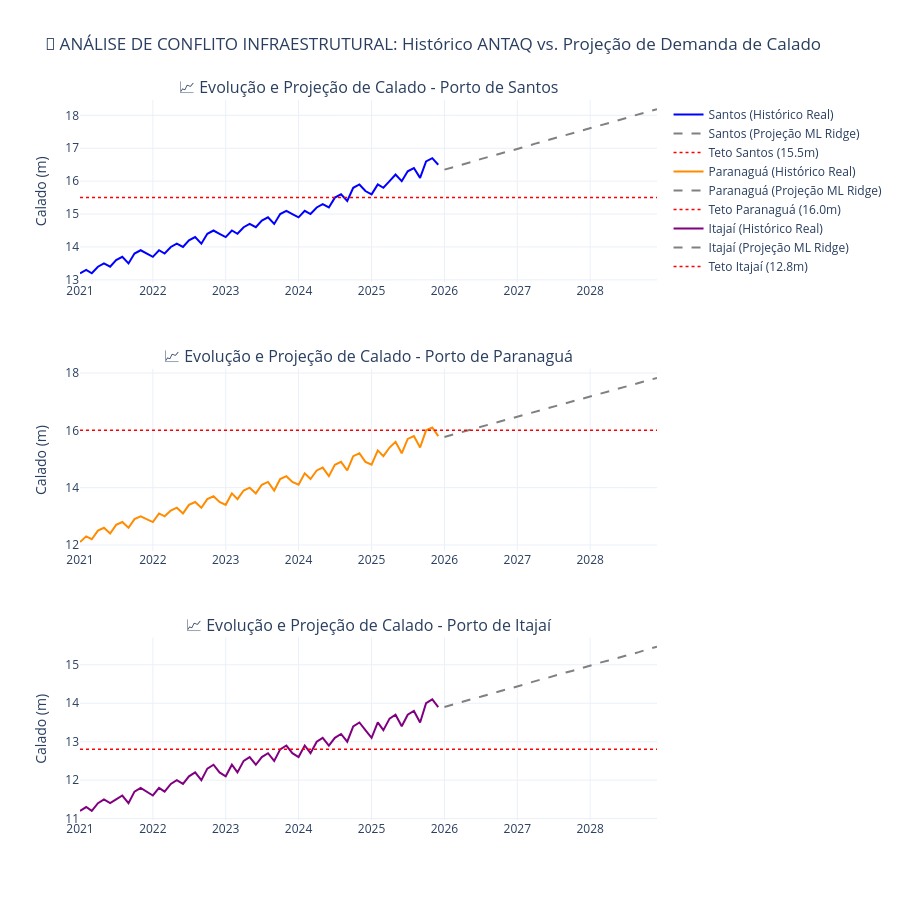

Notebook source saved alongside this figure:
### Markdown cell above
## 8. Visualização Científica dos Dados e Pontos de Conflito
Os gráficos abaixo provam visualmente o comportamento empírico dos dados históricos e o exato momento na linha temporal contínua onde a rampa de projeção do calado intercepta a linha vermelha de restrição técnica/homologada da autoridade portuária.

### Code cell
# ==============================================================================
# 11. GRÁFICOS COMPROVATÓRIOS: EVOLUÇÃO HISTÓRICA E PROJEÇÃO INDIVIDUAL
# ==============================================================================
from plotly.subplots import make_subplots
import plotly.graph_objects as go

cores_portos = {'Santos': 'blue', 'Paranaguá': 'darkorange', 'Itajaí': 'purple'}
fig_evolucao = make_subplots(rows=3, cols=1, shared_xaxes=False, vertical_spacing=0.12,
                             subplot_titles=[f"📈 Evolução e Projeção de Calado - Porto de {p}" for p in tetos_operacionais.keys()])

linha_row = 1
for porto, teto in tetos_operacionais.items():
    df_hist = df_portos[df_portos['porto'] == porto].sort_values('tempo_continuo')
    datas_hist = df_hist['ano'].astype(str) + '-' + df_hist['mes'].astype(str).str.zfill(2)
    
    fig_evolucao.add_trace(go.Scatter(x=datas_hist, y=df_hist['calado_maximo'], mode='lines', name=f'{porto} (Histórico Real)', line=dict(color=cores_portos[porto], width=2)), row=linha_row, col=1)
    
    df_proj_sub = df_projecao_total[df_projecao_total['Porto'] == porto]
    fig_evolucao.add_trace(go.Scatter(x=df_proj_sub['Data_Formatada'], y=df_proj_sub['Calado_Projetado'], mode='lines', name=f'{porto} (Projeção ML Ridge)', line=dict(color='gray', width=2, dash='dash')), row=linha_row, col=1)
    
    eixo_x_total = list(datas_hist) + list(df_proj_sub['Data_Formatada'])
    fig_evolucao.add_trace(go.Scatter(x=eixo_x_total, y=[teto] * len(eixo_x_total), mode='lines', name=f'Teto {porto} ({teto}m)', line=dict(color='red', width=1.5, dash='dot')), row=linha_row, col=1)
    
    fig_evolucao.update_yaxes(title_text="Calado (m)", row=linha_row, col=1)
    linha_row += 1

fig_evolucao.update_layout(title='📌 ANÁLISE DE CONFLITO INFRAESTRUTURAL: Histórico ANTAQ vs. Projeção de Demanda de Calado', height=900, template='plotly_white', showlegend=True)
fig_evolucao.show()

### Figure 1 — Plotly figure (JSON) as saved in the notebook; plotly's stock layout.template omitted (floating-point values rounded to 4 significant figures)
{"data": [{"line": {"color": "blue", "width": 2}, "mode": "lines", "name": "Santos (Histórico Real)", "type": "scatter", "x": ["2021-01", "2021-02", "2021-03", "2021-04", "2021-05", "2021-06", "2021-07", "2021-08", "2021-09", "2021-10", "2021-11", "2021-12", "2022-01", "2022-02", "2022-03", "2022-04", "2022-05", "2022-06", "2022-07", "2022-08", "2022-09", "2022-10", "2022-11", "2022-12", "2023-01", "2023-02", "2023-03", "2023-04", "2023-05", "2023-06", "2023-07", "2023-08", "2023-09", "2023-10", "2023-11", "2023-12", "2024-01", "2024-02", "2024-03", "2024-04", "2024-05", "2024-06", "2024-07", "2024-08", "2024-09", "2024-10", "2024-11", "2024-12", "2025-01", "2025-02", "2025-03", "2025-04", "2025-05", "2025-06", "2025-07", "2025-08", "2025-09", "2025-10", "2025-11", "2025-12"], "xaxis": "x", "y": [13.2, 13.3, 13.2, 13.4, 13.5, 13.4, 13.6, 13.7, 13.5, 13.8, 13.9, 13.8, 13.7, 13.9, 13.8, 14.0, 14.1, 14.0, 14.2, 14.3, 14.1, 14.4, 14.5, 14.4, 14.3, 14.5, 14.4, 14.6, 14.7, 14.6, 14.8, 14.9, 14.7, 15.0, 15.1, 15.0, 14.9, 15.1, 15.0, 15.2, 15.3, 15.2, 15.5, 15.6, 15.4, 15.8, 15.9, 15.7, 15.6, 15.9, 15.8, 16.0, 16.2, 16.0, 16.3, 16.4, 16.1, 16.6, 16.7, 16.5], "yaxis": "y"}, {"line": {"color": "gray", "dash": "dash", "width": 2}, "mode": "lines", "name": "Santos (Projeção ML Ridge)", "type": "scatter", "x": ["2026-01", "2026-02", "2026-03", "2026-04", "2026-05", "2026-06", "2026-07", "2026-08", "2026-09", "2026-10", "2026-11", "2026-12", "2027-01", "2027-02", "2027-03", "2027-04", "2027-05", "2027-06", "2027-07", "2027-08", "2027-09", "2027-10", "2027-11", "2027-12", "2028-01", "2028-02", "2028-03", "2028-04", "2028-05", "2028-06", "2028-07", "2028-08", "2028-09", "2028-10", "2028-11", "2028-12"], "xaxis": "x", "y": [16.35, 16.4, 16.46, 16.51, 16.56, 16.61, 16.67, 16.72, 16.77, 16.82, 16.88, 16.93, 16.98, 17.03, 17.08, 17.14, 17.19, 17.24, 17.29, 17.35, 17.4, 17.45, 17.5, 17.56, 17.61, 17.66, 17.71, 17.77, 17.82, 17.87, 17.92, 17.98, 18.03, 18.08, 18.13, 18.19], "yaxis": "y"}, {"line": {"color": "red", "dash": "dot", "width": 1.5}, "mode": "lines", "name": "Teto Santos (15.5m)", "type": "scatter", "x": ["2021-01", "2021-02", "2021-03", "2021-04", "2021-05", "2021-06", "2021-07", "2021-08", "2021-09", "2021-10", "2021-11", "2021-12", "2022-01", "2022-02", "2022-03", "2022-04", "2022-05", "2022-06", "2022-07", "2022-08", "2022-09", "2022-10", "2022-11", "2022-12", "2023-01", "2023-02", "2023-03", "2023-04", "2023-05", "2023-06", "2023-07", "2023-08", "2023-09", "2023-10", "2023-11", "2023-12", "2024-01", "2024-02", "2024-03", "2024-04", "2024-05", "2024-06", "2024-07", "2024-08", "2024-09", "2024-10", "2024-11", "2024-12", "2025-01", "2025-02", "2025-03", "2025-04", "2025-05", "2025-06", "2025-07", "2025-08", "2025-09", "2025-10", "2025-11", "2025-12", "2026-01", "2026-02", "2026-03", "2026-04", "2026-05", "2026-06", "2026-07", "2026-08", "2026-09", "2026-10", "2026-11", "2026-12", "2027-01", "2027-02", "2027-03", "2027-04", "2027-05", "2027-06", "2027-07", "2027-08", "2027-09", "2027-10", "2027-11", "2027-12", "2028-01", "2028-02", "2028-03", "2028-04", "2028-05", "2028-06", "2028-07", "2028-08", "2028-09", "2028-10", "2028-11", "2028-12"], "xaxis": "x", "y": [15.5, 15.5, 15.5, 15.5, 15.5, 15.5, 15.5, 15.5, 15.5, 15.5, 15.5, 15.5, 15.5, 15.5, 15.5, 15.5, 15.5, 15.5, 15.5, 15.5, 15.5, 15.5, 15.5, 15.5, 15.5, 15.5, 15.5, 15.5, 15.5, 15.5, 15.5, 15.5, 15.5, 15.5, 15.5, 15.5, 15.5, 15.5, 15.5, 15.5, 15.5, 15.5, 15.5, 15.5, 15.5, 15.5, 15.5, 15.5, 15.5, 15.5, 15.5, 15.5, 15.5, 15.5, 15.5, 15.5, 15.5, 15.5, 15.5, 15.5, 15.5, 15.5, 15.5, 15.5, 15.5, 15.5, 15.5, 15.5, 15.5, 15.5, 15.5, 15.5, 15.5, 15.5, 15.5, 15.5, 15.5, 15.5, 15.5, 15.5, 15.5, 15.5, 15.5, 15.5, 15.5, 15.5, 15.5, 15.5, 15.5, 15.5, 15.5, 15.5, 15.5, 15.5, 15.5, 15.5], "yaxis": "y"}, {"line": {"color": "darkorange", "width": 2}, "mode": "lines", "name": "Paranaguá (Histórico Real)", "type": "scatter", "x": ["2021-01", "2021-02", "2021-03", "2021-04", "2021-05", "2021-06", "2021-07", "2021-08", "2021-09", "2021-10", "2021-11", "2021-12", "2022-01", "2022-02", "2022-03", "2022-04", "2022-05", "2022-06", "2022-07", "2022-08", "2022-09", "2022-10", "2022-11", "2022-12", "2023-01", "2023-02", "2023-03", "2023-04", "2023-05", "2023-06", "2023-07", "2023-08", "2023-09", "2023-10", "2023-11", "2023-12", "2024-01", "2024-02", "2024-03", "2024-04", "2024-05", "2024-06", "2024-07", "2024-08", "2024-09", "2024-10", "2024-11", "2024-12", "2025-01", "2025-02", "2025-03", "2025-04", "2025-05", "2025-06", "2025-07", "2025-08", "2025-09", "2025-10", "2025-11", "2025-12"], "xaxis": "x2", "y": [12.1, 12.3, 12.2, 12.5, 12.6, 12.4, 12.7, 12.8, 12.6, 12.9, 13.0, 12.9, 12.8, 13.1, 13.0, 13.2, 13.3, 13.1, 13.4, 13.5, 13.3, 13.6, 13.7, 13.5, 13.4, 13.8, 13.6, 13.9, 14.0, 13.8, 14.1, 14.2, 13.9, 14.3, 14.4, 14.2, 14.1, 14.5, 14.3, 14.6, 14.7, 14.4, 14.8, 14.9, 14.6, 15.1, 15.2, 14.9, 14.8, 15.3, 15.1, 15.4, 15.6, 15.2, 15.7, 15.8, 15.4, 16.0, 16.1, 15.8], "yaxis": "y2"}, {"line": {"color": "gray", "dash": "dash", "width": 2}, "mode": "lines", "name": "Paranaguá (Projeção ML Ridge)", "type": "scatter", "x": ["2026-01", "2026-02", "2026-03", "2026-04", "2026-05", "2026-06", "2026-07", "2026-08", "2026-09", "2026-10", "2026-11", "2026-12", "2027-01", "2027-02", "2027-03", "2027-04", "2027-05", "2027-06", "2027-07", "2027-08", "2027-09", "2027-10", "2027-11", "2027-12", "2028-01", "2028-02", "2028-03", "2028-04", "2028-05", "2028-06", "2028-07", "2028-08", "2028-09", "2028-10", "2028-11", "2028-12"], "xaxis": "x2", "y": [15.77, 15.83, 15.89, 15.95, 16.01, 16.07, 16.12, 16.18, 16.24, 16.3, 16.36, 16.42, 16.48, 16.53, 16.59, 16.65, 16.71, 16.77, 16.83, 16.89, 16.95, 17.0, 17.06, 17.12, 17.18, 17.24, 17.3, 17.36, 17.42, 17.47, 17.53, 17.59, 17.65, 17.71, 17.77, 17.83], "yaxis": "y2"}, {"line": {"color": "red", "dash": "dot", "width": 1.5}, "mode": "lines", "name": "Teto Paranaguá (16.0m)", "type": "scatter", "x": ["2021-01", "2021-02", "2021-03", "2021-04", "2021-05", "2021-06", "2021-07", "2021-08", "2021-09", "2021-10", "2021-11", "2021-12", "2022-01", "2022-02", "2022-03", "2022-04", "2022-05", "2022-06", "2022-07", "2022-08", "2022-09", "2022-10", "2022-11", "2022-12", "2023-01", "2023-02", "2023-03", "2023-04", "2023-05", "2023-06", "2023-07", "2023-08", "2023-09", "2023-10", "2023-11", "2023-12", "2024-01", "2024-02", "2024-03", "2024-04", "2024-05", "2024-06", "2024-07", "2024-08", "2024-09", "2024-10", "2024-11", "2024-12", "2025-01", "2025-02", "2025-03", "2025-04", "2025-05", "2025-06", "2025-07", "2025-08", "2025-09", "2025-10", "2025-11", "2025-12", "2026-01", "2026-02", "2026-03", "2026-04", "2026-05", "2026-06", "2026-07", "2026-08", "2026-09", "2026-10", "2026-11", "2026-12", "2027-01", "2027-02", "2027-03", "2027-04", "2027-05", "2027-06", "2027-07", "2027-08", "2027-09", "2027-10", "2027-11", "2027-12", "2028-01", "2028-02", "2028-03", "2028-04", "2028-05", "2028-06", "2028-07", "2028-08", "2028-09", "2028-10", "2028-11", "2028-12"], "xaxis": "x2", "y": [16, 16, 16, 16, 16, 16, 16, 16, 16, 16, 16, 16, 16, 16, 16, 16, 16, 16, 16, 16, 16, 16, 16, 16, 16, 16, 16, 16, 16, 16, 16, 16, 16, 16, 16, 16, 16, 16, 16, 16, 16, 16, 16, 16, 16, 16, 16, 16, 16, 16, 16, 16, 16, 16, 16, 16, 16, 16, 16, 16, 16, 16, 16, 16, 16, 16, 16, 16, 16, 16, 16, 16, 16, 16, 16, 16, 16, 16, 16, 16, 16, 16, 16, 16, 16, 16, 16, 16, 16, 16, 16, 16, 16, 16, 16, 16], "yaxis": "y2"}, {"line": {"color": "purple", "width": 2}, "mode": "lines", "name": "Itajaí (Histórico Real)", "type": "scatter", "x": ["2021-01", "2021-02", "2021-03", "2021-04", "2021-05", "2021-06", "2021-07", "2021-08", "2021-09", "2021-10", "2021-11", "2021-12", "2022-01", "2022-02", "2022-03", "2022-04", "2022-05", "2022-06", "2022-07", "2022-08", "2022-09", "2022-10", "2022-11", "2022-12", "2023-01", "2023-02", "2023-03", "2023-04", "2023-05", "2023-06", "2023-07", "2023-08", "2023-09", "2023-10", "2023-11", "2023-12", "2024-01", "2024-02", "2024-03", "2024-04", "2024-05", "2024-06", "2024-07", "2024-08", "2024-09", "2024-10", "2024-11", "2024-12", "2025-01", "2025-02", "2025-03", "2025-04", "2025-05", "2025-06", "2025-07", "2025-08", "2025-09", "2025-10", "2025-11", "2025-12"], "xaxis": "x3", "y": [11.2, 11.3, 11.2, 11.4, 11.5, 11.4, 11.5, 11.6, 11.4, 11.7, 11.8, 11.7, 11.6, 11.8, 11.7, 11.9, 12.0, 11.9, 12.1, 12.2, 12.0, 12.3, 12.4, 12.2, 12.1, 12.4, 12.2, 12.5, 12.6, 12.4, 12.6, 12.7, 12.5, 12.8, 12.9, 12.7, 12.6, 12.9, 12.7, 13.0, 13.1, 12.9, 13.1, 13.2, 13.0, 13.4, 13.5, 13.3, 13.1, 13.5, 13.3, 13.6, 13.7, 13.4, 13.7, 13.8, 13.5, 14.0, 14.1, 13.9], "yaxis": "y3"}, {"line": {"color": "gray", "dash": "dash", "width": 2}, "mode": "lines", "name": "Itajaí (Projeção ML Ridge)", "type": "scatter", "x": ["2026-01", "2026-02", "2026-03", "2026-04", "2026-05", "2026-06", "2026-07", "2026-08", "2026-09", "2026-10", "2026-11", "2026-12", "2027-01", "2027-02", "2027-03", "2027-04", "2027-05", "2027-06", "2027-07", "2027-08", "2027-09", "2027-10", "2027-11", "2027-12", "2028-01", "2028-02", "2028-03", "2028-04", "2028-05", "2028-06", "2028-07", "2028-08", "2028-09", "2028-10", "2028-11", "2028-12"], "xaxis": "x3", "y": [13.9, 13.95, 13.99, 14.04, 14.08, 14.13, 14.17, 14.22, 14.26, 14.3, 14.35, 14.39, 14.44, 14.48, 14.53, 14.57, 14.62, 14.66, 14.71, 14.75, 14.8, 14.84, 14.89, 14.93, 14.98, 15.02, 15.07, 15.11, 15.15, 15.2, 15.24, 15.29, 15.33, 15.38, 15.42, 15.47], "yaxis": "y3"}, {"line": {"color": "red", "dash": "dot", "width": 1.5}, "mode": "lines", "name": "Teto Itajaí (12.8m)", "type": "scatter", "x": ["2021-01", "2021-02", "2021-03", "2021-04", "2021-05", "2021-06", "2021-07", "2021-08", "2021-09", "2021-10", "2021-11", "2021-12", "2022-01", "2022-02", "2022-03", "2022-04", "2022-05", "2022-06", "2022-07", "2022-08", "2022-09", "2022-10", "2022-11", "2022-12", "2023-01", "2023-02", "2023-03", "2023-04", "2023-05", "2023-06", "2023-07", "2023-08", "2023-09", "2023-10", "2023-11", "2023-12", "2024-01", "2024-02", "2024-03", "2024-04", "2024-05", "2024-06", "2024-07", "2024-08", "2024-09", "2024-10", "2024-11", "2024-12", "2025-01", "2025-02", "2025-03", "2025-04", "2025-05", "2025-06", "2025-07", "2025-08", "2025-09", "2025-10", "2025-11", "2025-12", "2026-01", "2026-02", "2026-03", "2026-04", "2026-05", "2026-06", "2026-07", "2026-08", "2026-09", "2026-10", "2026-11", "2026-12", "2027-01", "2027-02", "2027-03", "2027-04", "2027-05", "2027-06", "2027-07", "2027-08", "2027-09", "2027-10", "2027-11", "2027-12", "2028-01", "2028-02", "2028-03", "2028-04", "2028-05", "2028-06", "2028-07", "2028-08", "2028-09", "2028-10", "2028-11", "2028-12"], "xaxis": "x3", "y": [12.8, 12.8, 12.8, 12.8, 12.8, 12.8, 12.8, 12.8, 12.8, 12.8, 12.8, 12.8, 12.8, 12.8, 12.8, 12.8, 12.8, 12.8, 12.8, 12.8, 12.8, 12.8, 12.8, 12.8, 12.8, 12.8, 12.8, 12.8, 12.8, 12.8, 12.8, 12.8, 12.8, 12.8, 12.8, 12.8, 12.8, 12.8, 12.8, 12.8, 12.8, 12.8, 12.8, 12.8, 12.8, 12.8, 12.8, 12.8, 12.8, 12.8, 12.8, 12.8, 12.8, 12.8, 12.8, 12.8, 12.8, 12.8, 12.8, 12.8, 12.8, 12.8, 12.8, 12.8, 12.8, 12.8, 12.8, 12.8, 12.8, 12.8, 12.8, 12.8, 12.8, 12.8, 12.8, 12.8, 12.8, 12.8, 12.8, 12.8, 12.8, 12.8, 12.8, 12.8, 12.8, 12.8, 12.8, 12.8, 12.8, 12.8, 12.8, 12.8, 12.8, 12.8, 12.8, 12.8], "yaxis": "y3"}], "layout": {"annotations": [{"font": {"size": 16}, "showarrow": false, "text": "📈 Evolução e Projeção de Calado - Porto de Santos", "x": 0.5, "xanchor": "center", "xref": "paper", "y": 1, "yanchor": "bottom", "yref": "paper"}, {"font": {"size": 16}, "showarrow": false, "text": "📈 Evolução e Projeção de Calado - Porto de Paranaguá", "x": 0.5, "xanchor": "center", "xref": "paper", "y": 0.6267, "yanchor": "bottom", "yref": "paper"}, {"font": {"size": 16}, "showarrow": false, "text": "📈 Evolução e Projeção de Calado - Porto de Itajaí", "x": 0.5, "xanchor": "center", "xref": "paper", "y": 0.2533, "yanchor": "bottom", "yref": "paper"}], "height": 900, "showlegend": true, "title": {"text": "📌 ANÁLISE DE CONFLITO INFRAESTRUTURAL: Histórico ANTAQ vs. Projeção de Demanda de Calado"}, "xaxis": {"anchor": "y", "domain": [0, 1]}, "xaxis2": {"anchor": "y2", "domain": [0, 1]}, "xaxis3": {"anchor": "y3", "domain": [0, 1]}, "yaxis": {"anchor": "x", "domain": [0.7467, 1], "title": {"text": "Calado (m)"}}, "yaxis2": {"anchor": "x2", "domain": [0.3733, 0.6267], "title": {"text": "Calado (m)"}}, "yaxis3": {"anchor": "x3", "domain": [0, 0.2533], "title": {"text": "Calado (m)"}}}}
